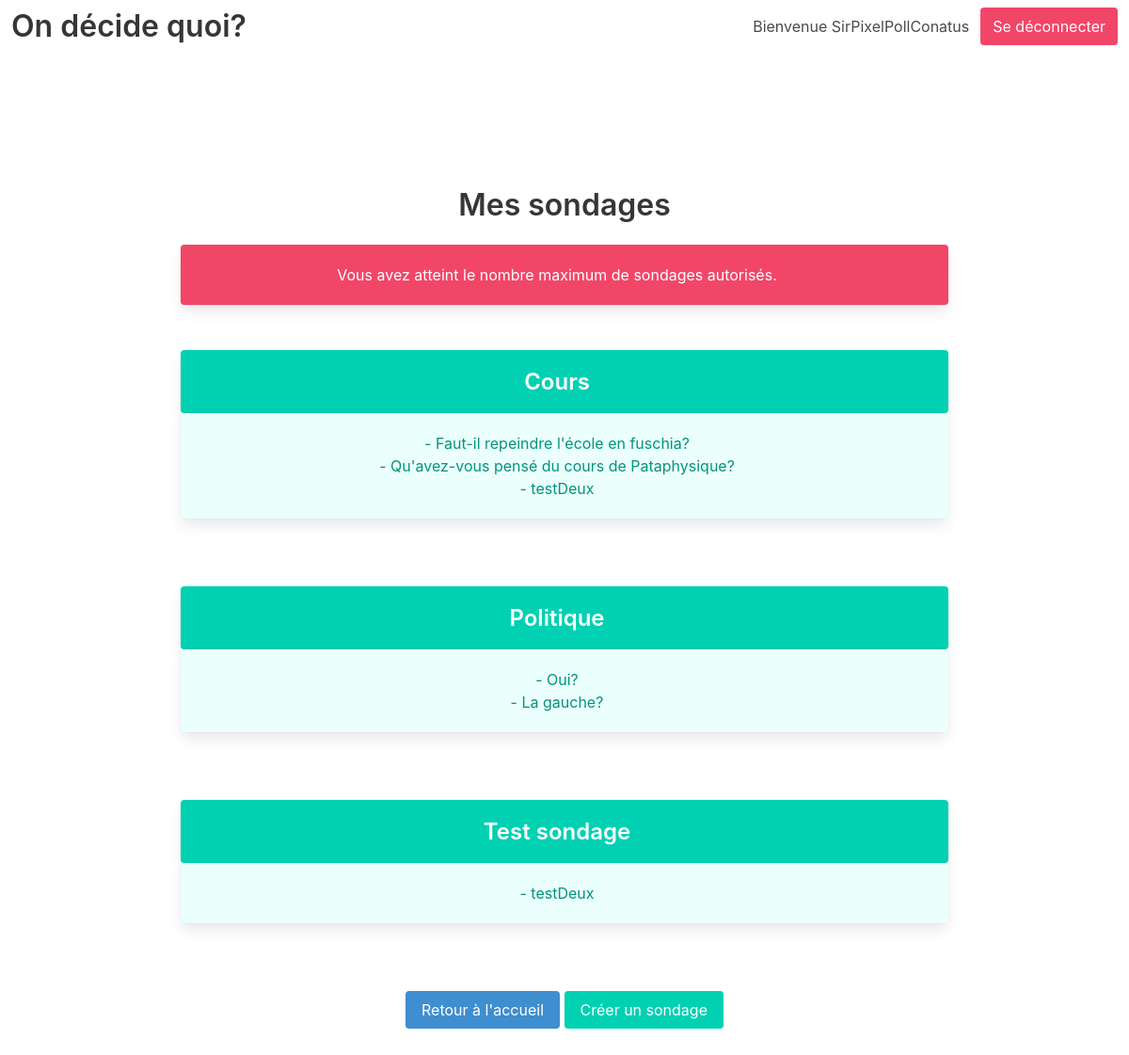
/polls/default/new (signed in), run on the app's committed database.
### polling/models.py (models this page shows, shortened)
class QuestionGroup(models.Model):
    name=models.CharField(max_length=600)
    creator=models.ForeignKey(User, on_delete=models.CASCADE)
    max_responders=models.IntegerField(blank=True,default=0)
    created=models.DateTimeField('date published')
    user_group=models.ForeignKey(Group, on_delete=models.CASCADE,blank=True,default=0)

class Question(models.Model):
    question_text = models.CharField(max_length=600)
    has_multiple_choices=models.BooleanField(default=False)
    question_group=models.ForeignKey(QuestionGroup, on_delete=models.CASCADE,null=True)
    question_number=models.IntegerField(blank=True,default=0)
    user_group=models.ForeignKey(Group, on_delete=models.CASCADE,blank=True,default=0)

### polling/views.py (the view, shortened to what this page needs)
# urls.py: path('polls/<str:user_group>/new', views.userGroupsNew, name='userGroupsNew'),
def userGroupsNew(request,user_group):
    GroupAmount=QuestionGroup.objects.filter(creator=request.user).count()
    groupList=QuestionGroup.objects.filter(user_group__name__exact=user_group).count()
    if GroupAmount>=3:
        groupList=QuestionGroup.objects.filter(creator=request.user)
        errorMessage='Vous avez atteint le nombre maximum de sondages autorisés.'
        return render(request, 'polling/userGroups.html', {'groupList':groupList,'errorMessage':errorMessage })
    else:
        pass

### polling/templates/polling/userGroups.html (shortened to what this page needs)
{% extends 'polling/base.html' %}
{% block content %}
<div class="container has-text-centered">
    <section class="section is-medium">
        <h1 class="title">Mes sondages</h1>
        {%if errorMessage%}
        <div class="notification is-primary is-danger box">
            <p>{{errorMessage}}</p>
        </div>
        {%endif%}
        <div class="tile is-ancestor">
        {% if groupList %}
            <div class="tile is-parent is-vertical">
            {% for group in groupList %}
                <br/>
                <section class="hoverable">
                    <a href="{%url 'polling:userGroupsDetail' user_group=group.creator  group_name=group.name%}"><div class="tile is-child notification is-primary box"><h2 class="title is-4">{{ group.name }}</h2></div></a>
                    <div class="notification is-primary is-light box">
                        {%for question in group.question_set.all%}
                        <p>- {{question.question_text}}</p>
                        {%empty%}
                        <p>Ce sondage ne comporte aucune question pour l'instant</p>
                        {%endfor%}
                    </div>
                    <br/>
                </section>
            {% endfor %}
            </div>
        {% else %}
            <div class="notification is-warning">
                <p>Vous n'avez pas encore crée de sondage</p>
                <p>Vous pouvez créer jusqu'à trois sondages de dix questions chacuns</p>
            </div>
        {% endif %}
        </div>
        {% if user.is_authenticated %}
        <button class="button is-info"><a href="{%url 'polling:portal'%}">Retour à l'accueil</a></button>
        <button class="button is-primary"><a href="{% url 'polling:userGroupsNew' user_group=request.user.id %}">Créer un sondage</a></button>
    </section>
    {%endif%}
</div>
{% endblock %}

### polling/templates/polling/base.html (shortened to what this page needs)
{% load static %}
<!DOCTYPE html>
<html lang="en">
<head>
    <link rel="stylesheet" href="https://cdn.jsdelivr.net/npm/bulma@0.8.2/css/bulma.min.css">
    <link rel="stylesheet" type="text/css" href="{% static 'polling/style.css' %}">
</head>
<nav class="navbar" role="navigation" aria-label="main navigation">
  <div class="navbar-brand">
    <a class="navbar-item" href="/">
      <h1 class="title">On décide quoi?</h1>
    </a>
  </div>
  <div class="navbar-end">
    <div class="navbar-item">
      {% if user.is_authenticated %}
        <h1 class="navbar-item">Bienvenue {{user.username}}</h1>
        <button class="button is-danger navbar-item"><a href="{% url 'polling:logout' %}">Se déconnecter</a></button>
      {%else%}
        <h1 class="navbar-item">Bienvenue</h1>
        <button class="button is-primary navbar-item"><a href="{% url 'polling:signup' %}">S'inscrire</a></button>
        <button class="button is-primary navbar-item"><a href="{% url 'polling:login' %}">Se connecter</a></button>
      {%endif%}
    </div>
  </div>
</nav>
<body>
    {% block content %}
    {% endblock %}
</body>
</html>

### polling/static/polling/style.css (style rules this page uses)
a { color:white }

### data on the page
QuestionGroup: name "Cours"
Question: question_text "Faut-il repeindre l'école en fuschia?"
Question: question_text "Qu'avez-vous pensé du cours de Pataphysique?"
Question: question_text "testDeux"
QuestionGroup: name "Politique"
Question: question_text "Oui?"
Question: question_text "La gauche?"
QuestionGroup: name "Test sondage"
Question: question_text "testDeux"

### other printed values
{{ user.username }} "SirPixelPollConatus"
{{ errorMessage }} "Vous avez atteint le nombre maximum de sondages autorisés."
